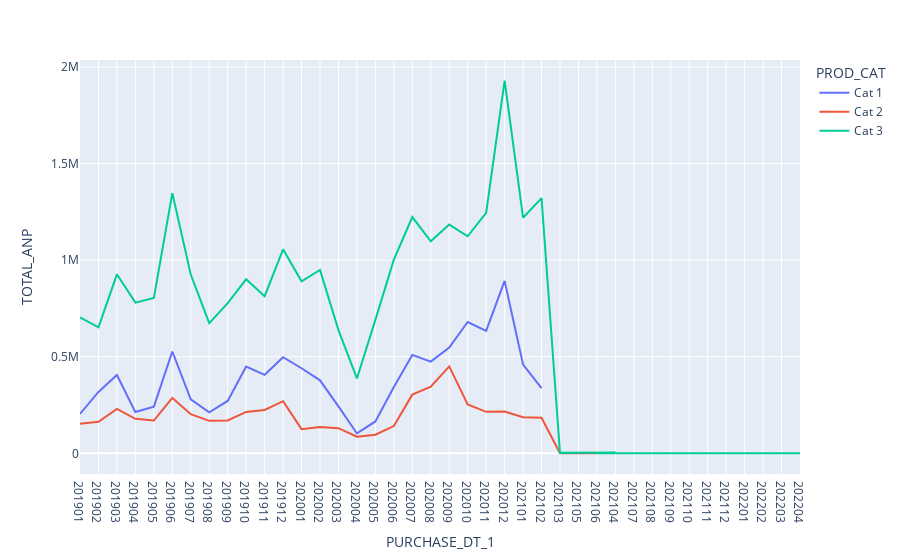

The cell this chart's notebook holds for it:
### Code cell
fig = px.line(df_base_3, x="PURCHASE_DT_1", y="TOTAL_ANP", color="PROD_CAT")
fig.show()

### Figure 1 — Plotly figure (JSON) as saved in the notebook; plotly's stock layout.template omitted (floating-point values rounded to 4 significant figures)
{"data": [{"hovertemplate": "PROD_CAT=Cat 1<br>PURCHASE_DT_1=%{x}<br>TOTAL_ANP=%{y}<extra></extra>", "legendgroup": "Cat 1", "line": {"color": "#636efa", "dash": "solid"}, "marker": {"symbol": "circle"}, "mode": "lines", "name": "Cat 1", "orientation": "v", "showlegend": true, "type": "scatter", "x": ["201901", "201902", "201903", "201904", "201905", "201906", "201907", "201908", "201909", "201910", "201911", "201912", "202001", "202002", "202003", "202004", "202005", "202006", "202007", "202008", "202009", "202010", "202011", "202012", "202101", "202102"], "xaxis": "x", "y": [203700.0, 317600.0, 405800.0, 213500.0, 241700.0, 527100.0, 279200.0, 212600.0, 271000.0, 449600.0, 406400.0, 497300.0, 440500.0, 377800.0, 242900.0, 102900.0, 164900.0, 343700.0, 509600.0, 474900.0, 547500.0, 679800.0, 634000.0, 892900.0, 459100.0, 337100.0], "yaxis": "y"}, {"hovertemplate": "PROD_CAT=Cat 2<br>PURCHASE_DT_1=%{x}<br>TOTAL_ANP=%{y}<extra></extra>", "legendgroup": "Cat 2", "line": {"color": "#EF553B", "dash": "solid"}, "marker": {"symbol": "circle"}, "mode": "lines", "name": "Cat 2", "orientation": "v", "showlegend": true, "type": "scatter", "x": ["201901", "201902", "201903", "201904", "201905", "201906", "201907", "201908", "201909", "201910", "201911", "201912", "202001", "202002", "202003", "202004", "202005", "202006", "202007", "202008", "202009", "202010", "202011", "202012", "202101", "202102", "202103", "202105", "202106"], "xaxis": "x", "y": [153200.0, 163600.0, 229800.0, 178700.0, 169600.0, 286400.0, 202400.0, 168100.0, 170300.0, 214300.0, 224500.0, 269900.0, 125100.0, 136400.0, 130300.0, 85691, 96050.0, 140900.0, 303800.0, 345457, 450000.0, 252800.0, 214700.0, 216300.0, 187200.0, 183900.0, 396.5, 272.4, 151.3], "yaxis": "y"}, {"hovertemplate": "PROD_CAT=Cat 3<br>PURCHASE_DT_1=%{x}<br>TOTAL_ANP=%{y}<extra></extra>", "legendgroup": "Cat 3", "line": {"color": "#00cc96", "dash": "solid"}, "marker": {"symbol": "circle"}, "mode": "lines", "name": "Cat 3", "orientation": "v", "showlegend": true, "type": "scatter", "x": ["201901", "201902", "201903", "201904", "201905", "201906", "201907", "201908", "201909", "201910", "201911", "201912", "202001", "202002", "202003", "202004", "202005", "202006", "202007", "202008", "202009", "202010", "202011", "202012", "202101", "202102", "202103", "202104", "202105", "202106", "202107", "202108", "202109", "202110", "202111", "202112", "202201", "202202", "202203", "202204"], "xaxis": "x", "y": [703600.0, 652000.0, 926900.0, 780300.0, 804200.0, 1347192, 925600.0, 674300.0, 777400.0, 901100.0, 813500.0, 1056000.0, 890900.0, 949100.0, 637800.0, 387500.0, 691000.0, 1003000.0, 1223000.0, 1098000.0, 1184000.0, 1124000.0, 1245000.0, 1929379, 1220000.0, 1321000.0, 2237.0, 4536, 147.6, 255, 145, 40, 20, 73.6, 15, 12, 48, 120, 80.4, 0], "yaxis": "y"}], "layout": {"legend": {"title": {"text": "PROD_CAT"}, "tracegroupgap": 0}, "margin": {"t": 60}, "xaxis": {"anchor": "y", "domain": [0, 1], "title": {"text": "PURCHASE_DT_1"}}, "yaxis": {"anchor": "x", "domain": [0, 1], "title": {"text": "TOTAL_ANP"}}}}
